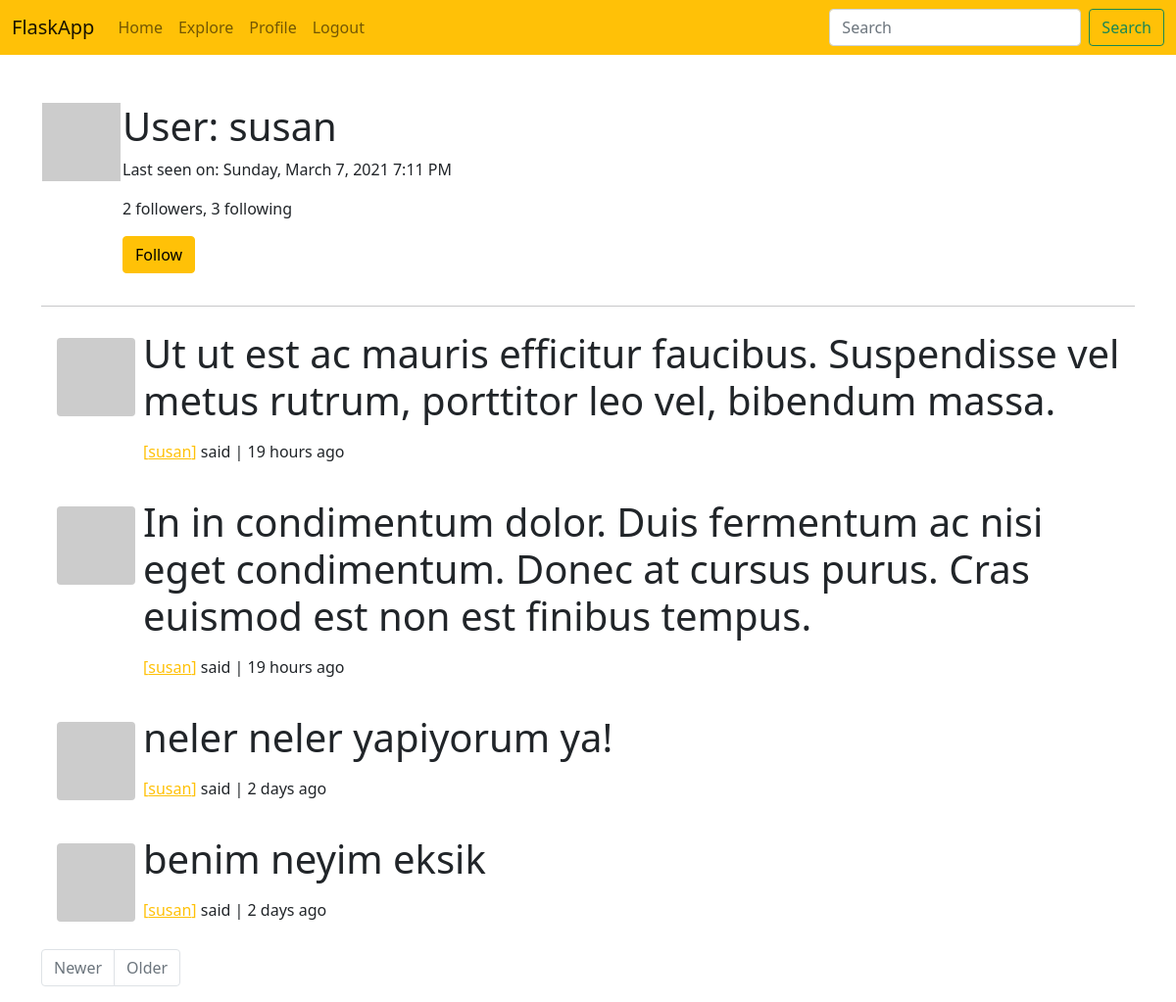
The app's page /user/susan (signed in) with its own data.
### app/models.py (models this page shows, shortened)
class User(UserMixin, db.Model):
    id = db.Column(db.Integer, primary_key=True)
    username = db.Column(db.String(64), index=True, unique=True)
    email = db.Column(db.String(120), index=True, unique=True)
    password_hash = db.Column(db.String(128))
    about_me = db.Column(db.String(140))
    last_seen = db.Column(db.DateTime, default=datetime.utcnow)
    posts = db.relationship('Post', backref='author', lazy='dynamic')
    followed = db.relationship('User',
                               secondary=followers,
                               primaryjoin=(followers.c.follower_id == id),
                               secondaryjoin=(followers.c.followed_id == id),
                               backref=db.backref('followers', lazy='dynamic'),
                               lazy='dynamic')
    def avatar(self, size):
        digest = md5(self.email.lower().encode('utf-8')).hexdigest()
        return f'https://www.gravatar.com/avatar/{digest}?d=identicon&s={size}'
    def is_following(self, user) -> bool:
        return self.followed.filter(
            followers.c.followed_id == user.id).count() > 0

class Post(db.Model):
    id = db.Column(db.Integer, primary_key=True)
    body = db.Column(db.String(140))
    timestamp = db.Column(db.DateTime, index=True, default=datetime.utcnow)
    user_id = db.Column(db.Integer, db.ForeignKey('user.id'))

### app/main/routes.py (the view)
@bp.route('/user/<username>')
@login_required
def user(username):
    user = User.query.filter_by(username=username).first_or_404()
    page = request.args.get('page', 1, type=int)
    posts = user.posts.order_by(Post.timestamp.desc()).paginate(
        page, current_app.config['POSTS_PER_PAGE'], False)
    next_url = url_for('main.user', username=user.username, page=posts.next_num) \
        if posts.has_next else None
    prev_url = url_for('main.user', username=user.username, page=posts.prev_num) \
        if posts.has_prev else None
    form = EmptyForm()
    return render_template('user.html',
                           user=user,
                           posts=posts.items,
                           title=user.username,
                           next_url=next_url,
                           prev_url=prev_url,
                           form=form)

### app/main/forms.py
class EmptyForm(FlaskForm):
    submit = SubmitField('Submit')

### app/main/routes.py (called while the page is built)
@bp.before_request
def before_request():
    if current_user.is_authenticated:
        current_user.last_seen = datetime.utcnow()
        db.session.commit()

### app/models.py (called while the page is built)
@login.user_loader
def load_user(id):
    return User.query.get(int(id))

### app/templates/user.html (shortened to what this page needs)
{% extends "base.html" %}
{% block app_content %}
<table>
    <tr valign="top">
        <td><img src="{{ user.avatar(128) }}"></td>
        <td>
            <h1>User: {{ user.username }}</h1>
            {% if user.last_seen %}
            <p>Last seen on: {{ moment(user.last_seen).format('LLLL') }}</p>
            {% endif %}
            <p>{{ user.followers.count() }} followers, {{ user.followed.count() }} following</p>
            {% if user == current_user %}
                <p><a href="{{ url_for('main.edit_profile') }}">Edit your profile</a></p>
            {% elif not current_user.is_following(user) %}
                <p>
                    <form action="{{ url_for('main.follow', username=user.username) }}" method="post">
                        {{ form.submit(value='Follow', class_='btn btn-warning') }}
                    </form>
                </p>
            {% endif %}
        </td>
    </tr>
</table>
<hr>
{% for post in posts %}
    {% include "_post.html" %}
{% endfor %}
{% include "_pagination.html" %}
{% endblock app_content %}

### app/templates/_post.html
<div class="d-flex bd-highlight p-2 mb-1">
<div class="d-flex flex-row bd-highlight">
  <div class="bd-highlight p-2">
    <img class="rounded" src="{{ post.author.avatar(76) }}">
  </div>
  <div class="bd-highlight">
  <p class="display-6">{{ post.body }}</p>
    <div class="d-flex flex-column bd-highlight align-self-end">
    <div class="bd-highlight">
    <p>
        <a href="{{ url_for('main.user', username=post.author.username) }}" class="link-warning">
        [{{ post.author.username }}]</a> said | {{ moment(post.timestamp).fromNow() }}
    </p>
    </div>
    </div>
  </div>
</div>
</div>

### records on screen
User: username "susan", last_seen "Sunday, March 7, 2021 7:11 PM"
Post: body "Ut ut est ac mauris efficitur faucibus. Suspendisse vel metus rutrum, porttitor leo vel, bibendum massa.", author.username "susan", timestamp "19 hours ago"
Post: body "In in condimentum dolor. Duis fermentum ac nisi eget condimentum. Donec at cursus purus. Cras euismod est non est finibus tempus.", author.username "susan", timestamp "19 hours ago"
Post: body "neler neler yapiyorum ya!", author.username "susan", timestamp "2 days ago"
Post: body "benim neyim eksik", author.username "susan", timestamp "2 days ago"

### other values on screen
{{ user.followers.count() }} "2"
{{ user.followed.count() }} "3"
